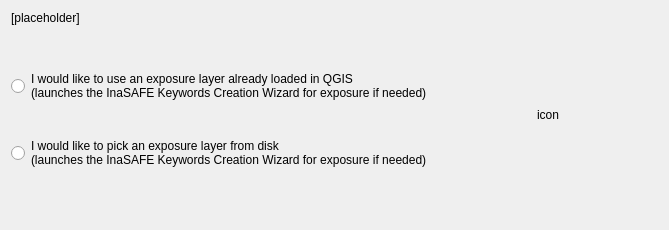
       <widget class="QWidget" name="pgF13ExpLayerOrigin">
        <layout class="QGridLayout" name="gridLayout_24">
         <item row="3" column="0">
          <widget class="QRadioButton" name="rbExpLayerFromBrowser">
           <property name="text">
            <string>I would like to pick an exposure layer from disk
(launches the InaSAFE Keywords Creation Wizard for exposure if needed)</string>
           </property>
          </widget>
         </item>
         <item row="4" column="0">
          <spacer name="verticalSpacer_2">
           <property name="orientation">
            <enum>Qt::Vertical</enum>
           </property>
           <property name="sizeHint" stdset="0">
            <size>
             <width>20</width>
             <height>40</height>
            </size>
           </property>
          </spacer>
         </item>
         <item row="2" column="0">
          <widget class="QRadioButton" name="rbExpLayerFromCanvas">
           <property name="text">
            <string>I would like to use an exposure layer already loaded in QGIS
(launches the InaSAFE Keywords Creation Wizard for exposure if needed)</string>
           </property>
          </widget>
         </item>
         <item row="1" column="0">
          <spacer name="verticalSpacer_20">
           <property name="orientation">
            <enum>Qt::Vertical</enum>
           </property>
           <property name="sizeType">
            <enum>QSizePolicy::Fixed</enum>
           </property>
           <property name="sizeHint" stdset="0">
            <size>
             <width>20</width>
             <height>20</height>
            </size>
           </property>
          </spacer>
         </item>
         <item row="2" column="2" rowspan="2">
          <widget class="QLabel" name="lblIconIFCWExposureOrigin">
           <property name="sizePolicy">
            <sizepolicy hsizetype="Fixed" vsizetype="Fixed">
             <horstretch>0</horstretch>
             <verstretch>0</verstretch>
            </sizepolicy>
           </property>
           <property name="minimumSize">
            <size>
             <width>128</width>
             <height>128</height>
            </size>
           </property>
           <property name="maximumSize">
            <size>
             <width>128</width>
             <height>128</height>
            </size>
           </property>
           <property name="text">
            <string>icon</string>
           </property>
           <property name="scaledContents">
            <bool>true</bool>
           </property>
           <property name="alignment">
            <set>Qt::AlignCenter</set>
           </property>
          </widget>
         </item>
         <item row="2" column="1" rowspan="2">
          <spacer name="horizontalSpacer_18">
           <property name="orientation">
            <enum>Qt::Horizontal</enum>
           </property>
           <property name="sizeHint" stdset="0">
            <size>
             <width>40</width>
             <height>20</height>
            </size>
           </property>
          </spacer>
         </item>
         <item row="2" column="3" rowspan="2">
          <spacer name="horizontalSpacer_19">
           <property name="orientation">
            <enum>Qt::Horizontal</enum>
           </property>
           <property name="sizeType">
            <enum>QSizePolicy::Fixed</enum>
           </property>
           <property name="sizeHint" stdset="0">
            <size>
             <width>40</width>
             <height>20</height>
            </size>
           </property>
          </spacer>
         </item>
         <item row="0" column="0" colspan="4">
          <widget class="QLabel" name="lblSelectExpLayerOriginType">
           <property name="styleSheet">
            <string notr="true">font: 11pt &quot;Ubuntu&quot;;</string>
           </property>
           <property name="text">
            <string>&lt;html&gt;&lt;head/&gt;&lt;body&gt;&lt;p&gt;[placeholder]&lt;/p&gt;&lt;/body&gt;&lt;/html&gt;</string>
           </property>
           <property name="alignment">
            <set>Qt::AlignLeading|Qt::AlignLeft|Qt::AlignTop</set>
           </property>
           <property name="wordWrap">
            <bool>true</bool>
           </property>
          </widget>
         </item>
        </layout>
       </widget>
